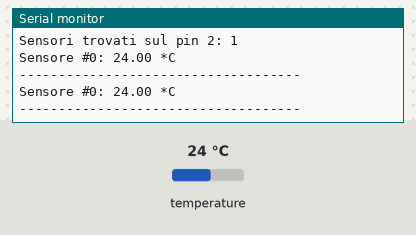
This sketch was run on a simulated ESP32. On the bench: the last lines printed to the serial monitor. The inputs (shaded band) are chosen by the test bench; at power-on: temperature 24 °C.

Above: at 5.3 s.
5.4 s: temperature set to 12 °C
At 8.7 s:
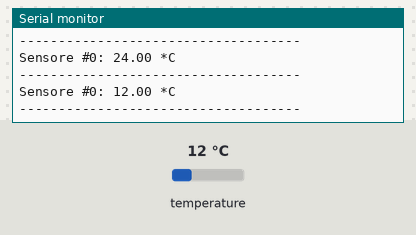
10.2 s: temperature set to 19 °C
At 12.7 s:
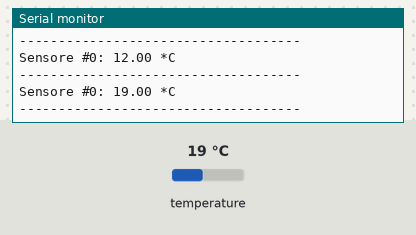
Timing chart, 0 to 14.2 s (numbered marks = the images above; inputs shaded):
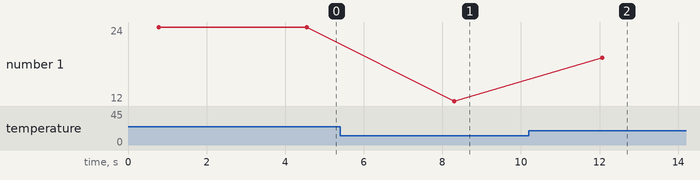

Measured:
- after the input at 5.4 s, the serial monitor: prints a new line after 2.9 s (image 1)
- after the input at 10.2 s, the serial monitor: prints a new line after 1.9 s (image 2)
- plotted number 1: 24 → 12 after the input at 5.4 s, 12 → 19 after the input at 10.2 s

The sketch:

Esp32.ino
```cpp
#include <OneWire.h>
#include <DallasTemperature.h>

#define PIN_DATI 2

OneWire oneWire(PIN_DATI);
DallasTemperature sensori(&oneWire);

int numeroSensori;

void setup() {
  Serial.begin(9600);
  Serial.println("--- Ricerca Sensori sul Bus ---");

  sensori.begin();

  // Conta quanti sensori sono presenti sulla linea dati
  numeroSensori = sensori.getDeviceCount();

  Serial.print("Sensori trovati sul pin ");
  Serial.print(PIN_DATI);
  Serial.print(": ");
  Serial.println(numeroSensori);
}

void loop() {
  if (numeroSensori == 0) {
    Serial.println("Nessun sensore rilevato. Verifica i collegamenti.");
    delay(5000);
    return;
  }

  // Richiedi la temperatura a tutti i sensori connessi
  sensori.requestTemperatures();

  // Cicla attraverso tutti i sensori trovati e stampa la temperatura di ognuno
  for (int i = 0; i < numeroSensori; i++) {
    float tempC = sensori.getTempCByIndex(i);

    Serial.print("Sensore #");
    Serial.print(i);
    Serial.print(": ");

    if (tempC != DEVICE_DISCONNECTED_C) {
      Serial.print(tempC);
      Serial.println(" *C");
    } else {
      Serial.println("ERRORE LETTURA");
    }
  }

  Serial.println("------------------------------------");
  delay(3000); // Aspetta 3 secondi prima del prossimo ciclo
}
```
